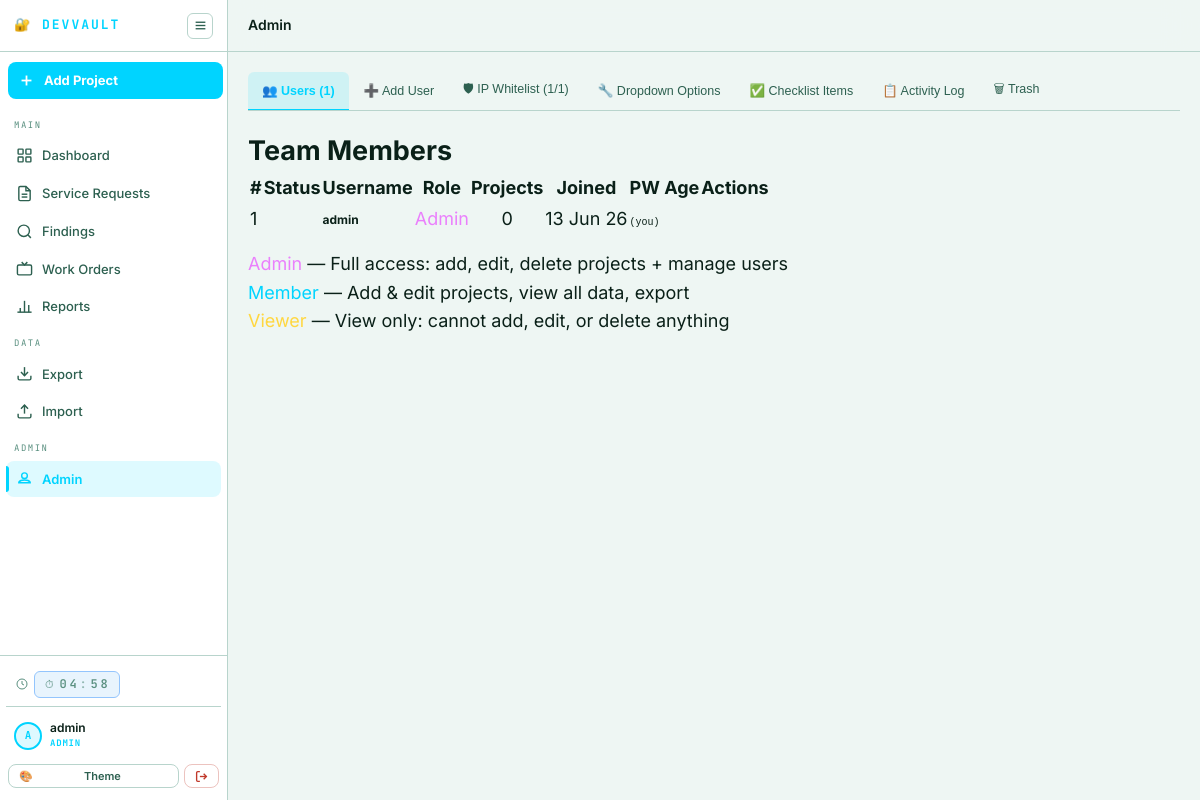
The page /admin.php (signed in) on the database as committed earlier.
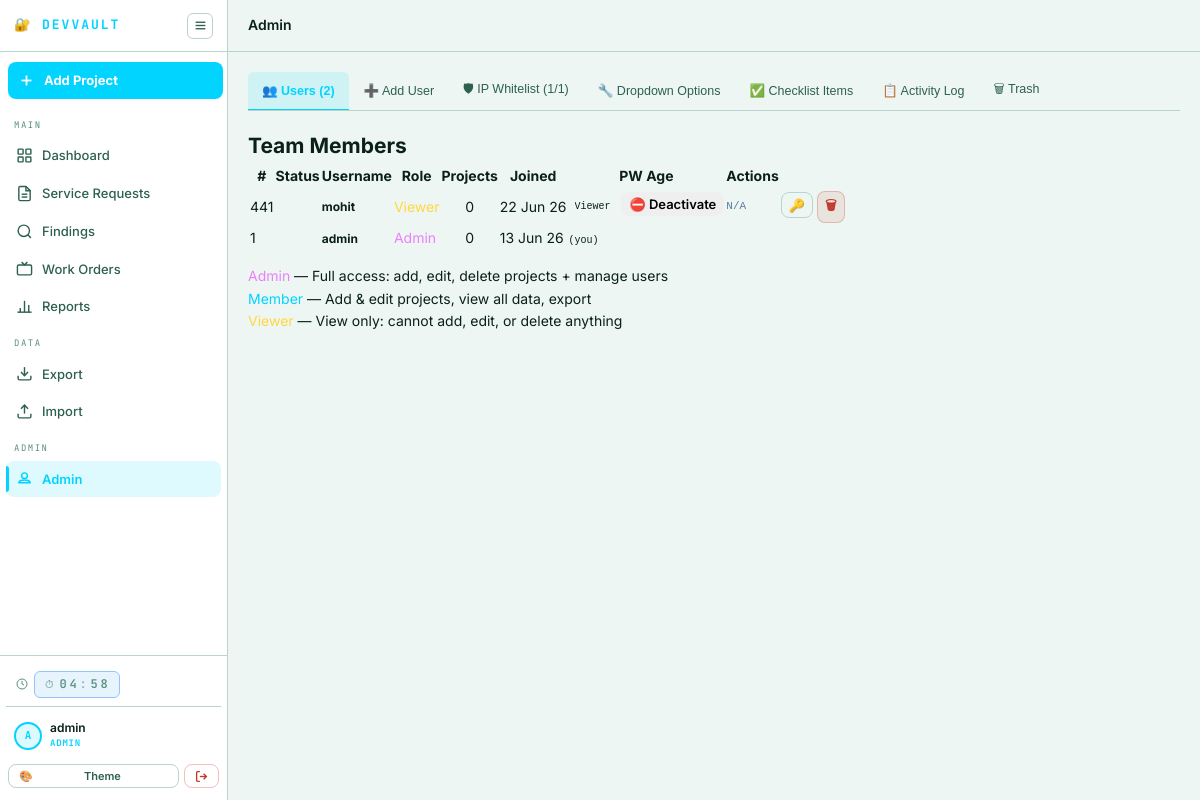
The same page on the database as committed later.
### tables this page shows
CREATE TABLE ip_whitelist (
    id INTEGER PRIMARY KEY AUTOINCREMENT,
    ip_address TEXT NOT NULL UNIQUE,
    label TEXT,
    added_by INTEGER,
    added_at DATETIME DEFAULT CURRENT_TIMESTAMP,
    is_active INTEGER DEFAULT 1
);

CREATE TABLE users (
            id INTEGER PRIMARY KEY AUTOINCREMENT,
            username TEXT UNIQUE NOT NULL,
            password_hash TEXT NOT NULL,
            role TEXT DEFAULT 'member',
            is_active INTEGER DEFAULT 1,
            theme TEXT DEFAULT 'dark',
            accent_color TEXT DEFAULT '#00d4ff',
            bg_color TEXT DEFAULT '',
            font_size INTEGER DEFAULT 14,
            font_family TEXT DEFAULT 'Rajdhani',
            created_at DATETIME DEFAULT CURRENT_TIMESTAMP
        , password_changed INTEGER DEFAULT 0, password_changed_at DATETIME DEFAULT NULL, colorblind_mode TEXT DEFAULT 'none');

### auth.php (called while the page is built, shortened)
<?php
require_once __DIR__ . '/config.php';
function is_logged_in(): bool {
    return isset($_SESSION['user_id'], $_SESSION['username']);
}
function is_admin(): bool {
    return is_logged_in() && ($_SESSION['role'] ?? '') === 'admin';
}
function is_viewer(): bool {
    return is_logged_in() && ($_SESSION['role'] ?? '') === 'viewer';
}
function user_pref(string $key, string $default = ''): string {
    return $_SESSION['prefs'][$key] ?? $default;
}

### config.php (called while the page is built, shortened)
<?php
function can_edit(): bool {
    return in_array($_SESSION['role'] ?? '', ['admin', 'member']);
}

### admin.php (the view, shortened to what this page needs)
<?php
require_once __DIR__ . '/auth.php';
$db = get_db();
$db->exec("CREATE TABLE IF NOT EXISTS ip_whitelist (
    id INTEGER PRIMARY KEY AUTOINCREMENT,
    ip_address TEXT NOT NULL UNIQUE,
    label TEXT,
    added_by INTEGER,
    added_at DATETIME DEFAULT CURRENT_TIMESTAMP,
    is_active INTEGER DEFAULT 1
)");
$users          = $db->query("SELECT *,(SELECT COUNT(*) FROM projects WHERE created_by=users.id) as pc FROM users ORDER BY role DESC,username")->fetchAll();
$deleted_projects = [];
try {
    $deleted_projects = $db->query(
        "SELECT p.*, u.username as deleted_by_name
         FROM projects p
         LEFT JOIN users u ON p.deleted_by = u.id
         WHERE p.deleted_at IS NOT NULL
         ORDER BY p.deleted_at DESC"
    )->fetchAll();
} catch (Exception $e) {}
$ipList         = $db->query("SELECT w.*, u.username as added_by_name FROM ip_whitelist w LEFT JOIN users u ON w.added_by=u.id ORDER BY w.added_at DESC")->fetchAll();
$roleColors = ['admin' => '#ea80fc', 'member' => '#00d4ff', 'viewer' => '#ffd740'];
$roleLabel  = ['admin' => 'Admin', 'member' => 'Member', 'viewer' => 'Viewer'];
$ip_total       = count($ipList);
$ip_active      = count(array_filter($ipList, fn($r) => $r['is_active']));
$active_tab     = $_GET['tab'] ?? 'users';
?>
<?php
$page_title = 'Admin';
$nav_active = 'admin';
require_once __DIR__ . '/includes/sidebar.php';
?>
<div class="dv-content">
<div class="dv-tabs">
  <button class="dv-tab <?= $active_tab === 'users' ? 'active' : '' ?>" data-tab="users">👥 Users (<?= count($users) ?>)</button>
  <button class="dv-tab <?= $active_tab === 'add'       ? 'active' : '' ?>" data-tab="add">➕ Add User</button>
  <button class="dv-tab <?= $active_tab === 'ip'        ? 'active' : '' ?>" data-tab="ip">🛡 IP Whitelist <?= $ip_total > 0 ? "($ip_active/$ip_total)" : '' ?></button>
  <button class="dv-tab <?= $active_tab === 'options'   ? 'active' : '' ?>" data-tab="options">🔧 Dropdown Options</button>
  <button class="dv-tab <?= $active_tab === 'checklist' ? 'active' : '' ?>" data-tab="checklist">✅ Checklist Items</button>
  <button class="dv-tab <?= $active_tab === 'logs'      ? 'active' : '' ?>" data-tab="logs">📋 Activity Log</button>
  <button class="dv-tab <?= $active_tab === 'trash' ? 'active' : '' ?>" data-tab="trash">🗑 Trash <?= count($deleted_projects)>0?'('.count($deleted_projects).')':'' ?></button>
</div>
<div class="tab-pane <?= $active_tab === 'users' ? 'active' : '' ?>" id="tab-users">
  <div class="panel">
    <h2>Team Members</h2>
    <table class="user-table">
      <tr>
        <th>#</th><th>Status</th><th>Username</th><th>Role</th>
        <th>Projects</th><th>Joined</th><th>PW Age</th><th>Actions</th>
      </tr>
      <?php foreach ($users as $u):
        $isActive = (int)($u['is_active'] ?? 1);
        $rclr = $roleColors[$u['role']] ?? '#8b949e';
      ?>
      <tr style="<?= !$isActive ? 'opacity:.5' : '' ?>">
        <td><?= $u['id'] ?></td>
        <td>
        </td>
        <td style="font-weight:700;color:var(--text);font-size:12px"><?= htmlspecialchars($u['username']) ?></td>
        <td>
          <span class="role-badge" style="color:<?= $rclr ?>;border-color:<?= $rclr ?>40">
            <?= $roleLabel[$u['role']] ?? $u['role'] ?>
          </span>
        </td>
        <td style="text-align:center"><?= $u['pc'] ?></td>
        <td style="color:var(--muted)"><?= date('d M y', strtotime($u['created_at'])) ?></td>
        <td>
          <?php if ($u['id'] !== $_SESSION['user_id']): ?>
          <div class="actions-cell">
            <select class="role-sel" data-uid="<?= $u['id'] ?>"
              style="background:var(--surface2);border:1px solid var(--border);border-radius:5px;
                padding:3px 6px;color:var(--text);font-size:10px;font-family:'Courier New',Consolas,monospace;
                outline:none;cursor:pointer;width:auto"
              onchange="changeRole(<?= $u['id'] ?>,this.value)">
              <option value="viewer" <?= $u['role'] === 'viewer' ? 'selected' : '' ?>>Viewer</option>
            </select>
            <form method="POST" style="display:inline">
              <button type="submit" class="btn <?= $isActive ? 'btn-warn' : 'btn-success' ?>" style="padding:4px 8px">
                <?= $isActive ? '⛔ Deactivate' : '✅ Activate' ?>
              </button>
            </form>
            </td>
            <td style="font-family:'Courier New',Consolas,monospace;font-size:11px">
                <?php
                  $pw_date = $u['password_changed_at'] ?? null;
                  if ($pw_date) {
                      $age_days = (int)round((time() - strtotime($pw_date)) / 86400);
                      $age_col  = $age_days >= PASSWORD_EXPIRY_DAYS ? '#ff3d5a' : ($age_days >= 80 ? '#ffd740' : '#7ee787');
                      echo "<span style='color:{$age_col};font-weight:700'>{$age_days}d</span>";
                  } else { echo '<span style="color:#5a7a9a">N/A</span>'; }
                ?>
            </td>
            <td>
            <button class="btn btn-ghost" data-action="reset-pw" data-uid="<?= $u['id'] ?>" data-uname="<?= htmlspecialchars($u['username']) ?>"
              style="padding:4px 7px">🔑</button>
            <form method="POST" style="display:inline">
              <button type="submit" class="btn btn-danger" style="padding:4px 7px"
                data-confirm="Delete user <?= htmlspecialchars($u['username']) ?>?">🗑</button>
            </form>
          </div>
          <?php else: ?>
          <span style="font-size:10px;color:var(--muted);font-family:'Courier New',Consolas,monospace">(you)</span>
          <?php endif; ?>
        </td>
      </tr>
      <?php endforeach; ?>
    </table>
    <div class="role-info" style="margin-top:14px">
      <div class="ri"><span class="role-badge" style="color:<?= $roleColors['admin'] ?>;border-color:<?= $roleColors['admin'] ?>40">Admin</span> — Full access: add, edit, delete projects + manage users</div>
      <div class="ri"><span class="role-badge" style="color:<?= $roleColors['member'] ?>;border-color:<?= $roleColors['member'] ?>40">Member</span> — Add & edit projects, view all data, export</div>
      <div class="ri"><span class="role-badge" style="color:<?= $roleColors['viewer'] ?>;border-color:<?= $roleColors['viewer'] ?>40">Viewer</span> — View only: cannot add, edit, or delete anything</div>
    </div>
  </div>
</div>
</div>
</div>
<?php require_once __DIR__ . '/includes/sidebar_footer.php'; ?>

### includes/sidebar.php (shortened to what this page needs)
<?php
$nav_active = $nav_active ?? '';
$page_title = $page_title ?? 'DevVault Pro';
$_u     = $_SESSION['username'] ?? '';
$_role  = $_SESSION['role']     ?? '';
$_init  = strtoupper(substr($_u,0,1)) ?: '?';
$_theme = user_pref('theme','teal-dark');
$_fs    = max(11,min(18,(int)user_pref('font_size','14')));
$_cb    = user_pref('colorblind','none');
?>
<!DOCTYPE html>
<html lang="en" data-theme="<?=htmlspecialchars($_theme)?>"<?=$_cb!=='none'?' data-colorblind="'.htmlspecialchars($_cb).'"':''?> style="font-size:<?=$_fs?>px">
<head>
<link rel="stylesheet" href="assets/theme.css">
</head>
<body>
<div class="dv-layout" id="dv-layout">
<aside class="dv-sidebar" id="dv-sidebar">
  <div class="dv-sb-header">
    <span class="dv-sb-logo">🔐 DEVVAULT</span>
    <button class="dv-sb-toggle" id="sb-toggle" title="Toggle sidebar">
      <svg width="13" height="13" viewBox="0 0 24 24" fill="none" stroke="currentColor" stroke-width="2.5"><line x1="3" y1="12" x2="21" y2="12"/><line x1="3" y1="6" x2="21" y2="6"/><line x1="3" y1="18" x2="21" y2="18"/></svg>
    </button>
  </div>
  <nav class="dv-sb-nav">
    <?php if(!is_viewer() && can_edit()): ?>
    <a href="project_form.php" class="dv-sb-link btn-primary" style="margin:0 2px 8px;border-radius:8px;justify-content:center;padding:8px 10px">
      <svg class="sb-icon" viewBox="0 0 24 24" fill="none" stroke="currentColor" stroke-width="2.5"><line x1="12" y1="5" x2="12" y2="19"/><line x1="5" y1="12" x2="19" y2="12"/></svg>
      <span class="sb-label" style="font-weight:700">Add Project</span>
    </a>
    <?php endif; ?>
    <div class="dv-sb-group">Main</div>
    <a href="index.php" class="dv-sb-link <?=$nav_active==='dashboard'?'active':''?>">
      <svg class="sb-icon" viewBox="0 0 24 24" fill="none" stroke="currentColor" stroke-width="2"><rect x="3" y="3" width="7" height="7" rx="1"/><rect x="14" y="3" width="7" height="7" rx="1"/><rect x="3" y="14" width="7" height="7" rx="1"/><rect x="14" y="14" width="7" height="7" rx="1"/></svg>
      <span class="sb-label">Dashboard</span>
    </a>
    <a href="sr.php" class="dv-sb-link <?=$nav_active==='sr'?'active':''?>">
      <svg class="sb-icon" viewBox="0 0 24 24" fill="none" stroke="currentColor" stroke-width="2"><path d="M14 2H6a2 2 0 0 0-2 2v16a2 2 0 0 0 2 2h12a2 2 0 0 0 2-2V8z"/><polyline points="14 2 14 8 20 8"/><line x1="16" y1="13" x2="8" y2="13"/><line x1="16" y1="17" x2="8" y2="17"/></svg>
      <span class="sb-label">Service Requests</span>
    </a>
    <a href="findings.php" class="dv-sb-link <?=$nav_active==='findings'?'active':''?>">
      <svg class="sb-icon" viewBox="0 0 24 24" fill="none" stroke="currentColor" stroke-width="2"><circle cx="11" cy="11" r="8"/><path d="m21 21-4.35-4.35"/></svg>
      <span class="sb-label">Findings</span>
    </a>
    <a href="workorders.php" class="dv-sb-link <?=$nav_active==='workorders'?'active':''?>">
      <svg class="sb-icon" viewBox="0 0 24 24" fill="none" stroke="currentColor" stroke-width="2"><rect x="2" y="7" width="20" height="14" rx="2"/><path d="M16 3l-4 4-4-4"/></svg>
      <span class="sb-label">Work Orders</span>
    </a>
    <a href="reports.php" class="dv-sb-link <?=$nav_active==='reports'?'active':''?>">
      <svg class="sb-icon" viewBox="0 0 24 24" fill="none" stroke="currentColor" stroke-width="2"><line x1="18" y1="20" x2="18" y2="10"/><line x1="12" y1="20" x2="12" y2="4"/><line x1="6" y1="20" x2="6" y2="14"/><path d="M2 20h20"/></svg>
      <span class="sb-label">Reports</span>
    </a>
    <?php if(!is_viewer()):?>
    <div class="dv-sb-group">Data</div>
    <a href="export.php" class="dv-sb-link <?=$nav_active==='export'?'active':''?>">
      <svg class="sb-icon" viewBox="0 0 24 24" fill="none" stroke="currentColor" stroke-width="2"><path d="M21 15v4a2 2 0 0 1-2 2H5a2 2 0 0 1-2-2v-4"/><polyline points="7 10 12 15 17 10"/><line x1="12" y1="15" x2="12" y2="3"/></svg>
      <span class="sb-label">Export</span>
    </a>
    <a href="import.php" class="dv-sb-link <?=$nav_active==='import'?'active':''?>">
      <svg class="sb-icon" viewBox="0 0 24 24" fill="none" stroke="currentColor" stroke-width="2"><path d="M21 15v4a2 2 0 0 1-2 2H5a2 2 0 0 1-2-2v-4"/><polyline points="17 8 12 3 7 8"/><line x1="12" y1="3" x2="12" y2="15"/></svg>
      <span class="sb-label">Import</span>
    </a>
    <?php endif;?>
    <?php if(is_admin()):?>
    <div class="dv-sb-group">Admin</div>
    <a href="admin.php" class="dv-sb-link <?=$nav_active==='admin'?'active':''?>">
      <svg class="sb-icon" viewBox="0 0 24 24" fill="none" stroke="currentColor" stroke-width="2"><circle cx="12" cy="8" r="4"/><path d="M12 14c-6 0-8 3-8 3v1h16v-1s-2-3-8-3z"/></svg>
      <span class="sb-label">Admin</span>
    </a>
    <?php endif;?>
  </nav>
  <div class="dv-sb-footer">
    <div class="dv-sb-timer">
      <svg width="12" height="12" viewBox="0 0 24 24" fill="none" stroke="currentColor" stroke-width="2" style="color:var(--tx3);flex-shrink:0"><circle cx="12" cy="12" r="10"/><polyline points="12 6 12 12 16 14"/></svg>
      <span id="session-timer-display" style="font-family:'JetBrains Mono',monospace;font-size:11px;color:var(--tx3)" class="sb-label">05:00</span>
    </div>
    <div class="dv-sb-user">
      <div class="dv-sb-avatar"><?=$_init?></div>
      <div class="dv-sb-uinfo">
        <div class="dv-sb-uname"><?=htmlspecialchars($_u)?></div>
        <div class="dv-sb-urole"><?=htmlspecialchars($_role)?></div>
      </div>
    </div>
    <div class="dv-sb-actions">
      <button id="sb-theme-btn" class="btn btn-ghost btn-sm" style="flex:1;font-size:11px;gap:4px" title="Appearance">
        <span>🎨</span><span class="sb-label">Theme</span>
      </button>
      <a href="logout.php" class="btn btn-ghost btn-sm" style="color:var(--err);border-color:color-mix(in srgb,var(--err) 30%,transparent)" title="Logout">
        <svg width="13" height="13" viewBox="0 0 24 24" fill="none" stroke="currentColor" stroke-width="2.5"><path d="M9 21H5a2 2 0 0 1-2-2V5a2 2 0 0 1 2-2h4"/><polyline points="16 17 21 12 16 7"/><line x1="21" y1="12" x2="9" y2="12"/></svg>
      </a>
    </div>
  </div>
</aside>
<div class="dv-main" id="dv-main">
  <div class="dv-topbar">
    <span class="dv-topbar-title"><?=htmlspecialchars($page_title)?></span>
  </div>

### includes/sidebar_footer.php (shortened to what this page needs)
</div>
</body></html>

Rows that differ between the two databases and show on the page:
added users: id "441", username "mohit", role "Viewer", pc "0", created_at "22 Jun 26", role+id "Viewer", is_active "⛔ Deactivate", shows "N/A"
Other text that changed with them:
count($users): "1" → "2"
